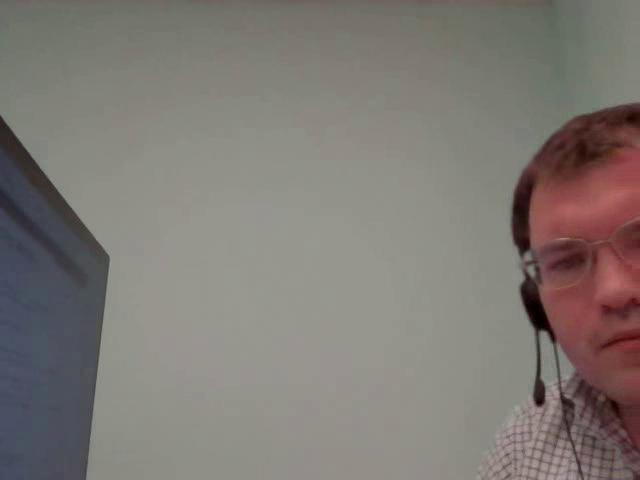
#> input picture frame 21 of Laba_4/out.mp4, 640 x 480 px, given in place of LR_4.mov, which was not available
$ python main.py
#> lines starting #> are read from the running program, lines starting #| are printed output that depends on the picture; after the words box and inside, x2 and y2 are one past the last pixel; in counts of white or black regions, pixels touching at a corner belong together; pictures that were not available may be replaced by others from this repository, and a replacement may not be noted
import cv2


def main():
    border = 10
    video = cv2.VideoCapture("F:/Material_Multimedia_Processing/LR_4.mov")
    ret, frame = video.read()
#> frame is the input picture: shape (480, 640, 3); mean B, G, R 116.1, 121.2, 126.9
    w = int(video.get(cv2.CAP_PROP_FRAME_WIDTH))
    h = int(video.get(cv2.CAP_PROP_FRAME_HEIGHT))
    fourcc = cv2.VideoWriter_fourcc(*'XVID')
    video_writer = cv2.VideoWriter("out.mp4", fourcc, 25, (w, h))
    gray1 = cv2.cvtColor(frame, cv2.COLOR_RGB2GRAY)
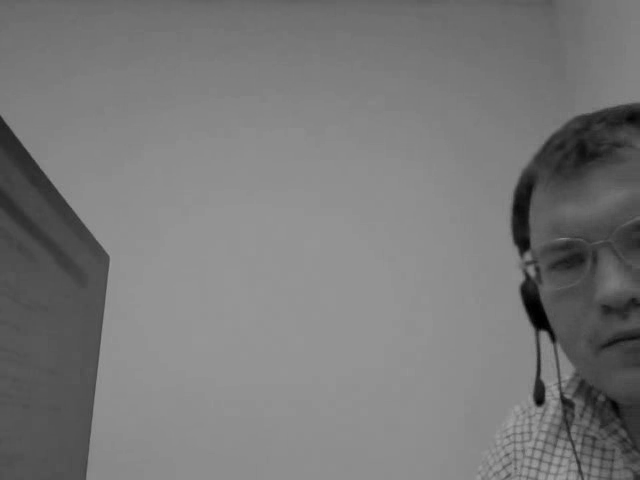
#> gray1: shape (480, 640); min 0, max 162, mean 120.3
    gray1 = cv2.GaussianBlur(gray1, (11, 11), 0)

    while True:

        ret, frame2 = video.read()
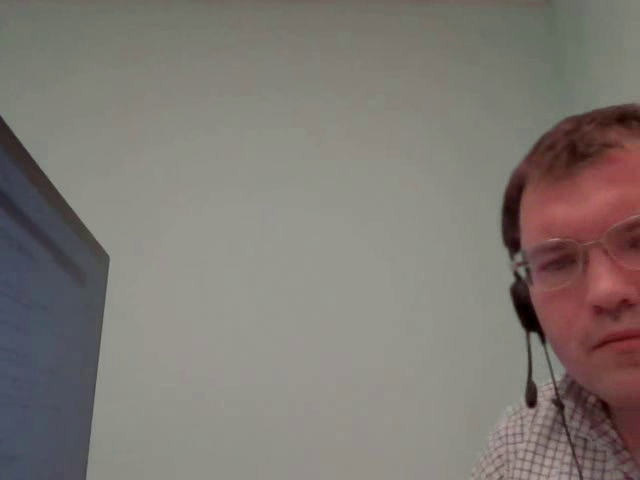
#> input picture frame 22 of Laba_4/out.mp4, 640 x 480 px, given in place of LR_4.mov, which was not available
#> frame2 is the input picture: shape (480, 640, 3); mean B, G, R 115.4, 120.4, 126.8
        if ret == False:
            break
        gray2 = cv2.cvtColor(frame2, cv2.COLOR_BGR2GRAY)
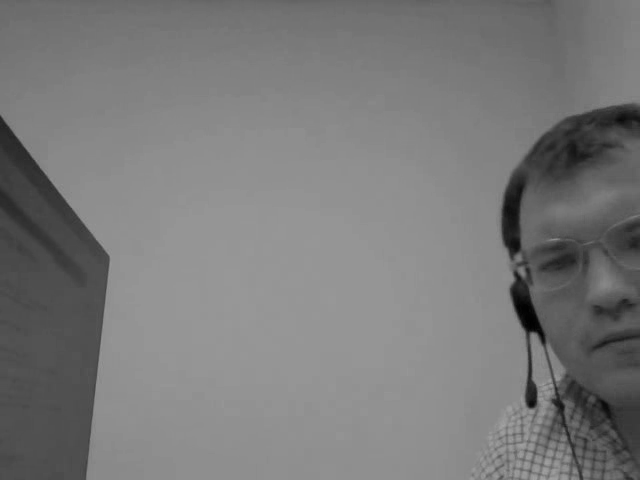
#> gray2: shape (480, 640); min 0, max 164, mean 122
        gray2 = cv2.GaussianBlur(gray2, (11, 11), 0)

        frameabsdiff = cv2.absdiff(gray2, gray1)
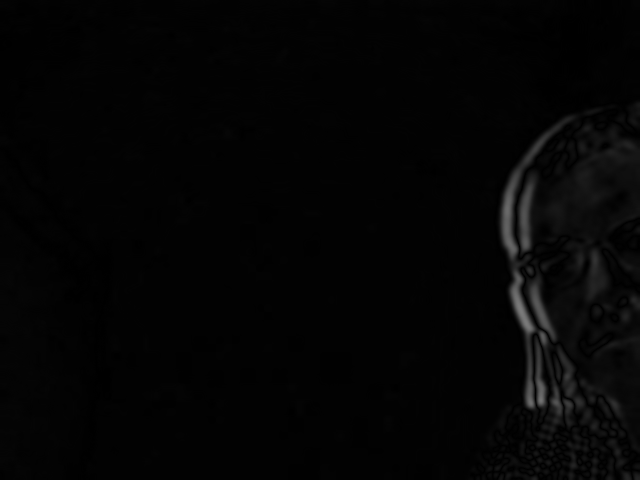
#> frameabsdiff: shape (480, 640); min 0, max 123, mean 4.4
        _, thresh = cv2.threshold(frameabsdiff, 10, 255, cv2.THRESH_BINARY)
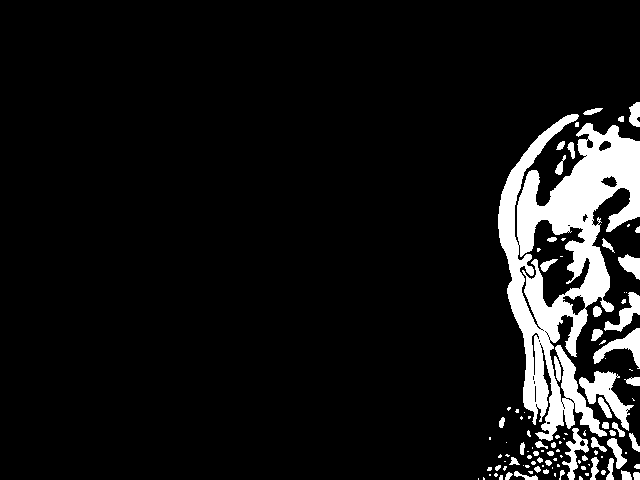
#> thresh: shape (480, 640); 8.5% white; 107 white regions (58 under 20 px)

        contours, _ = cv2.findContours(thresh, cv2.RETR_LIST, cv2.CHAIN_APPROX_SIMPLE)
#> contours = 145 contours, 97 with area under 20; largest, box (x1, y1, x2, y2) and area: (498, 114, 640, 441) 22161, (517, 219, 591, 330) 3226, (579, 371, 634, 431) 1014, (593, 328, 640, 369) 614, (604, 292, 640, 332) 456

        for i in contours:

            if cv2.contourArea(i) > border:
                video_writer.write(frame)
                break
#> this loop made 4 passes
#> i on passes 1 to 2: [[478, 478], [478, 479]], [[483, 477], [483, 479], [484, 479], [484, 478]]

        cv2.imshow('img', frame)
        frame = frame2
        gray1 = gray2
        if cv2.waitKey(25) & 0xFF == 27:
#> (key Esc is pressed here)
            break
    video.release()
    video_writer.release()
    cv2.destroyAllWindows()


if __name__ == '__main__':
    main()
